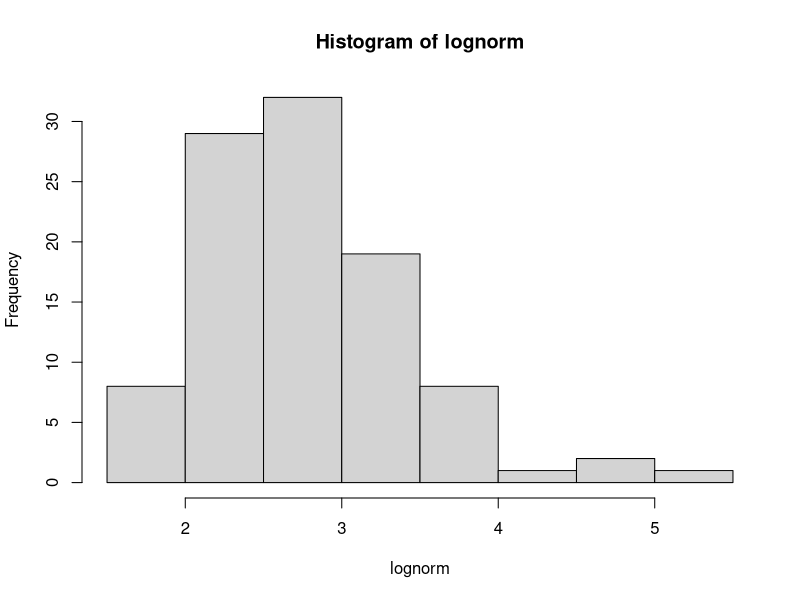
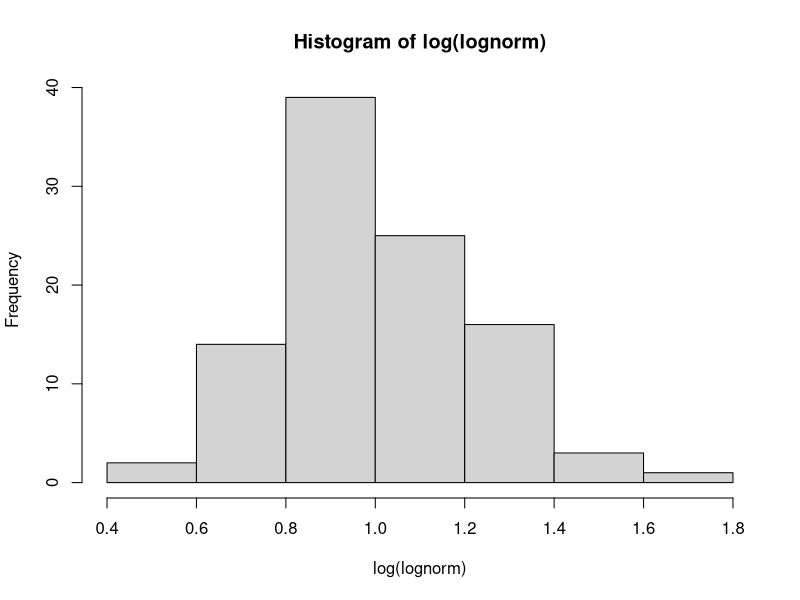

Reproduce these figures in R, in order.
## ---- chunk 1
knitr::opts_chunk$set(echo = TRUE)
## ---- chunk 2
lognorm <- rlnorm(100, 1, 0.25)
## ---- chunk 3
hist(lognorm)
## ---- chunk 4
hist(log(lognorm))
